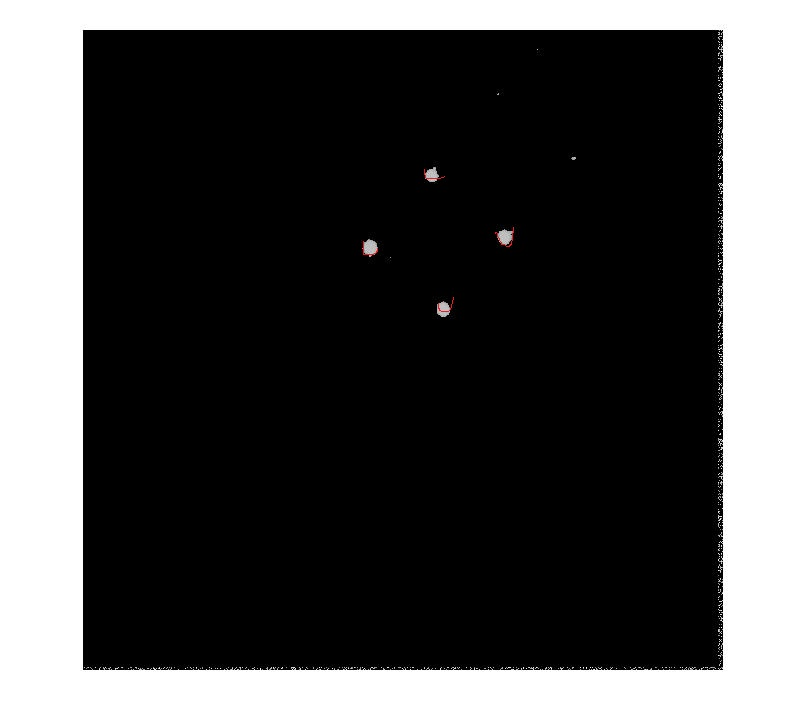
//> input picture data/hole/2.jpg, 805 x 726 px
$ ./fillHole   (built with g++ and OpenCV 4)
//> lines starting //> are read from the running program, lines starting //| are printed output that depends on the picture; after the words box and inside, x2 and y2 are one past the last pixel; in counts of white or black regions, pixels touching at a corner belong together
#include <opencv2/opencv.hpp>
#include <opencv2/highgui/highgui.hpp>
#include <opencv2/imgproc/imgproc.hpp>
#include <opencv2/core/core.hpp>

void fillHole(const cv::Mat srcBw, cv::Mat &dstBw)
{
	cv::Size m_Size = srcBw.size();
	cv::Mat Temp = cv::Mat::zeros(m_Size.height + 2, m_Size.width + 2, srcBw.type());//延展图像
	srcBw.copyTo(Temp(cv::Range(1, m_Size.height + 1), cv::Range(1, m_Size.width + 1)));

	cv::floodFill(Temp, cv::Point(0, 0), cv::Scalar(255));

	cv::Mat cutImg;//裁剪延展的图像
	Temp(cv::Range(1, m_Size.height + 1), cv::Range(1, m_Size.width + 1)).copyTo(cutImg);

	dstBw = srcBw | (~cutImg);

}

int main()
{
	cv::Mat img = cv::imread("2.jpg");
//> img is the input picture: 726 rows x 805 cols, CV_8UC3; mean B, G, R 76.9, 76.9, 77

	cv::Mat gray;
	cv::cvtColor(img, gray, CV_RGB2GRAY);

	cv::Mat bw;
	cv::threshold(gray, bw, 0, 255, CV_THRESH_BINARY | CV_THRESH_OTSU);
//> bw: 726 rows x 805 cols, CV_8UC1; 30.2% white; 268 white regions (262 under 20 px), largest, box (x1, y1, x2, y2) and area: (0, 0, 805, 726) 175530, (364, 239, 378, 255) 167, (497, 229, 512, 245) 165, (437, 301, 450, 317) 144, (425, 167, 439, 179) 106, (427, 179, 437, 182) 25

	cv::Mat bwFill;
	fillHole(bw, bwFill);
//> in fillHole, `srcBw.copyTo(Temp(cv::Range(1, m_Size.height + 1), cv::Range(1, m_Size..`:
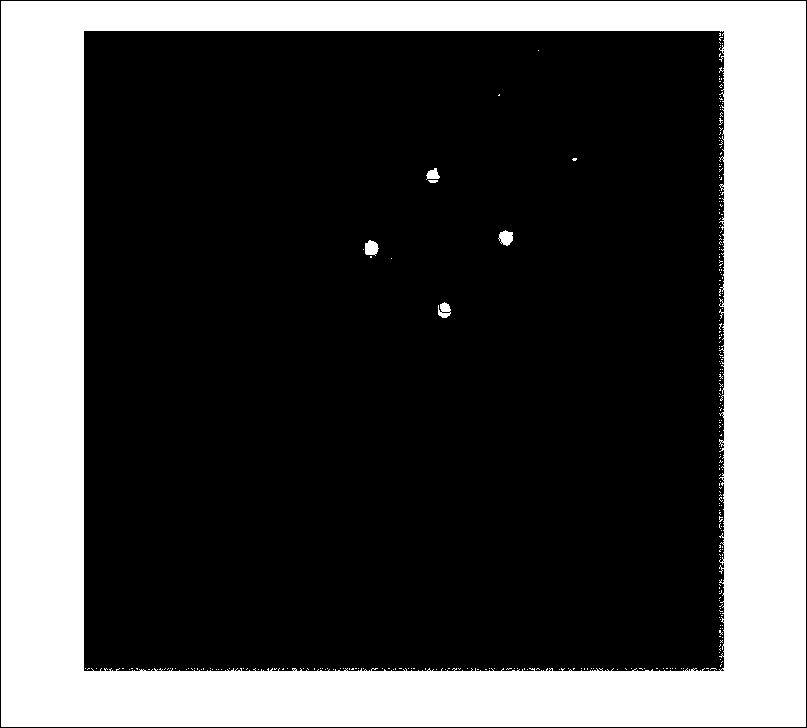
//> Temp: 728 rows x 807 cols, CV_8UC1; 30.1% white; 268 white regions (262 under 20 px), largest, box (x1, y1, x2, y2) and area: (1, 1, 806, 727) 175530, (365, 240, 379, 256) 167, (498, 230, 513, 246) 165, (438, 302, 451, 318) 144, (426, 168, 440, 180) 106, (428, 180, 438, 183) 25
//> in fillHole, `cv::floodFill(Temp, cv::Point(0, 0), cv::Scalar(255));`:
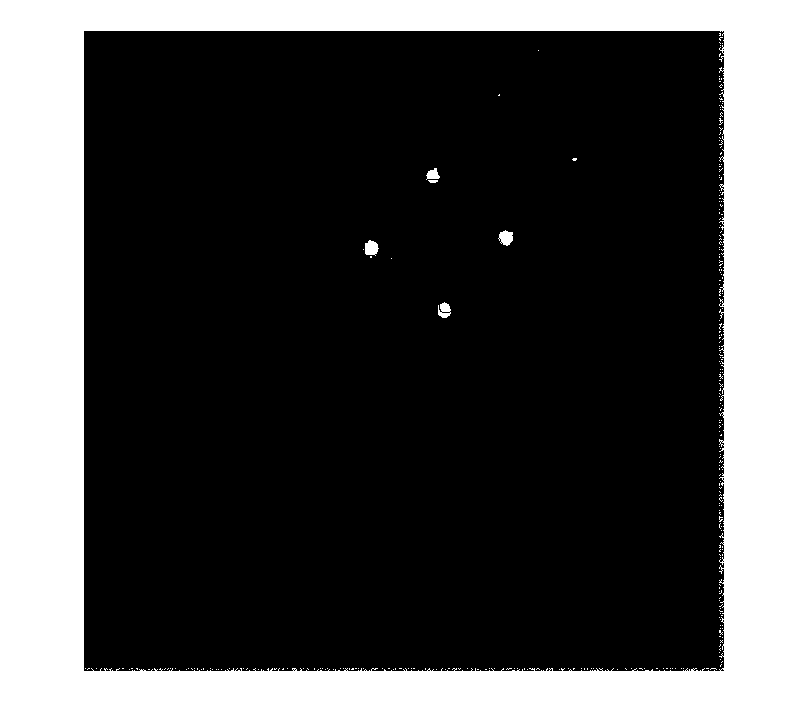
//> Temp: 728 rows x 807 cols, CV_8UC1; 30.6% white; 268 white regions (262 under 20 px), largest, box (x1, y1, x2, y2) and area: (0, 0, 807, 728) 178596, (365, 240, 379, 256) 167, (498, 230, 513, 246) 165, (438, 302, 451, 318) 144, (426, 168, 440, 180) 106, (428, 180, 438, 183) 25
//> in fillHole, `dstBw = srcBw | (~cutImg);`: dstBw: 726 rows x 805 cols, CV_8UC1; every value is 255

	cv::imshow("填充前", gray);
	cv::imshow("填充后", bwFill);
	cv::waitKey();
	return 0;
}
